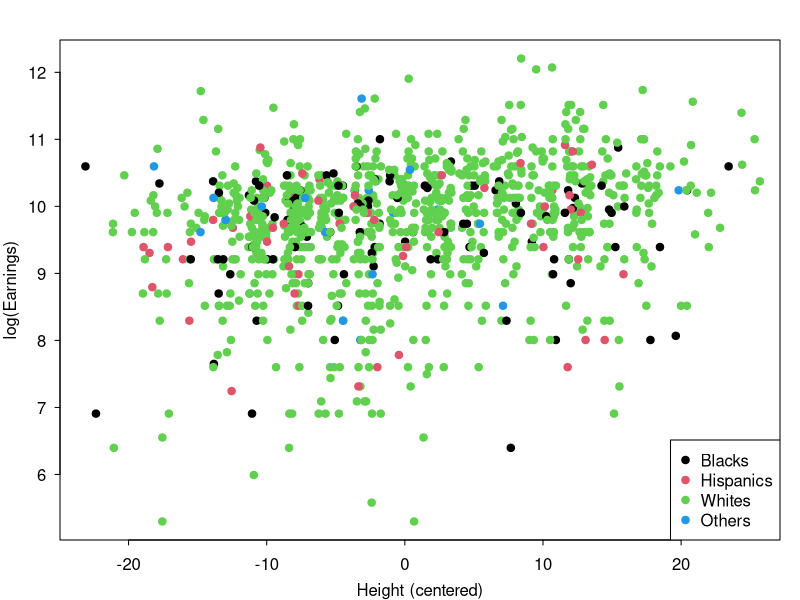
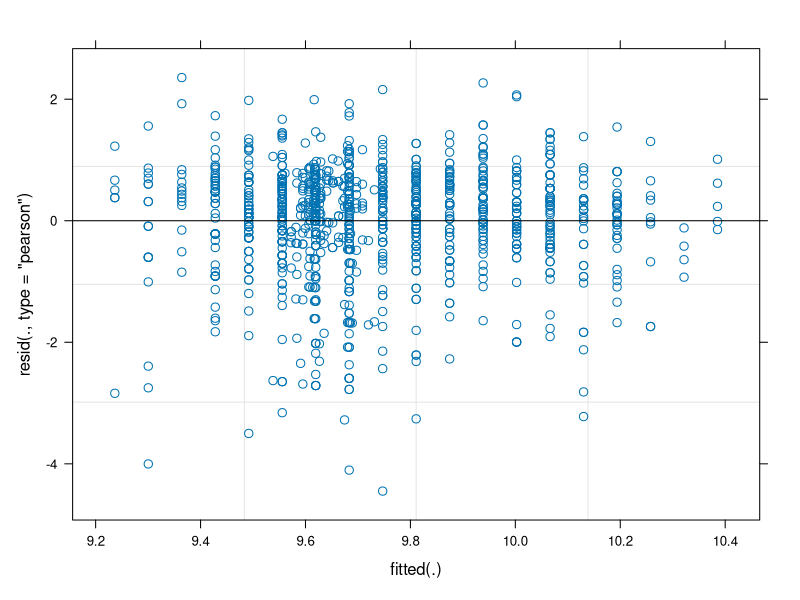

R code for these plots, in order:
## ---- chunk 1
knitr::opts_chunk$set(dev = 'pdf')
#options(width = 40)
par(mar=c(3,3,2,1), mgp=c(2,.7,0), tck=-.01,las=1)
# setwd("~/GitHub/ecots/slides/day_1")
# pkgs = c('R2jags','rjags', 'lubridate', 'tidyverse','forecast', 'rstan')
# lapply(pkgs, library, character.only = TRUE)
library(lme4)
## ---- chunk 2
dat = read.csv('../data/earnings.csv')
eth_names = c('Blacks','Hispanics','Whites','Others')
with(dat, plot(x_centered, y, xlab = 'Height (centered)',
     ylab = 'log(Earnings)', type = 'n'))
with(dat, points(jitter(x_centered, 2), y, col = eth, 
                 pch = 19))
legend('bottomright', eth_names, col = 1:4, pch = 19)
## ---- chunk 3
mm_1 = lmer(y ~ x_centered + (1 | eth), data = dat)
summary(mm_1)
## ---- chunk 4
mm_2 = lmer(y ~ (x_centered | eth), data = dat, 
            control = lmerControl(optimizer = "Nelder_Mead"))
summary(mm_2)
## ---- chunk 5
plot(mm_2)
## ---- chunk 6
coef(mm_2)
## ---- chunk 7
mm_3 = lmer(y ~ 1 + (x_centered - 1 | eth), data = dat, 
            control = lmerControl(optimizer = "Nelder_Mead"))
summary(mm_3)
## ---- chunk 8
anova(mm_1, mm_2, mm_3)
## ---- chunk 9
mm_4 = lmer(y ~ x_centered + (1 | eth) + (1 | age), data = dat, 
            control = lmerControl(optimizer = "Nelder_Mead"))
summary(mm_4)
## ---- chunk 10
anova(mm_1, mm_3, mm_4)
